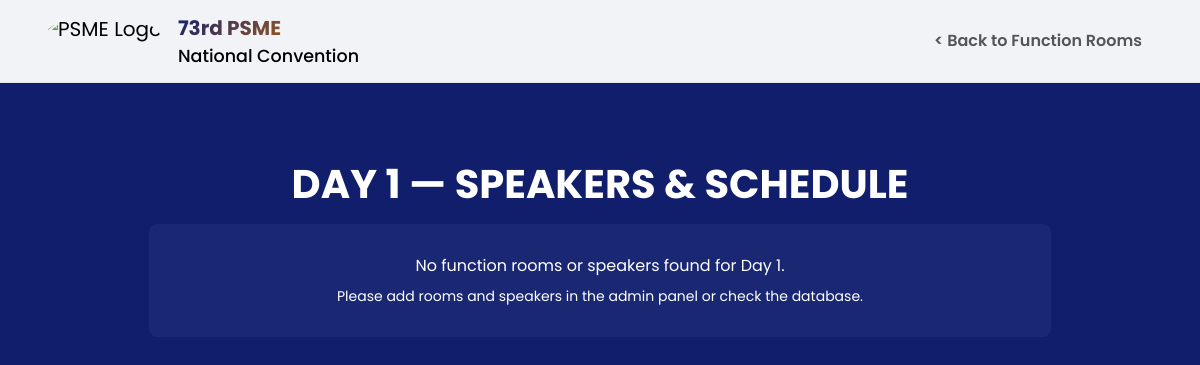
Before: /dashboard/day.php with the older database file.
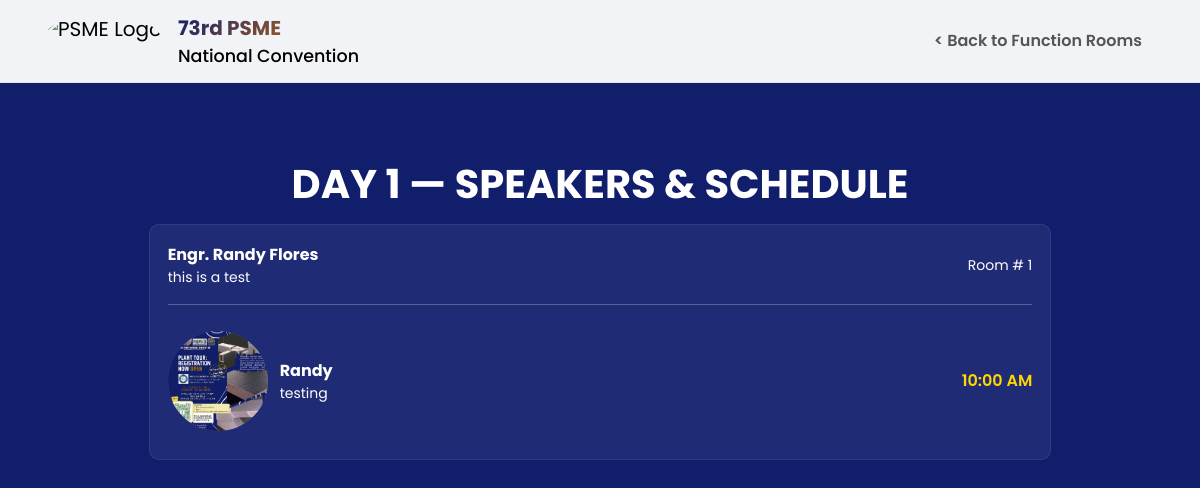
After: the same page with the newer database file.
### tables this page shows
CREATE TABLE `speakers` (
  `id` int(11) NOT NULL,
  `room_id` int(11) DEFAULT NULL,
  `name` varchar(255) NOT NULL,
  `title` varchar(255) DEFAULT NULL,
  `bio` text DEFAULT NULL,
  `start_time` time DEFAULT NULL,
  `end_time` time DEFAULT NULL,
  `photo` varchar(255) DEFAULT NULL,
  `photo_url` varchar(255) DEFAULT NULL,
  `presentation_url` varchar(255) DEFAULT NULL,
  `created_at` datetime NOT NULL DEFAULT current_timestamp()
);

CREATE TABLE `function_rooms` (
  `id` int(11) NOT NULL,
  `day_id` int(11) DEFAULT NULL,
  `name` varchar(150) NOT NULL,
  `label` varchar(150) DEFAULT NULL,
  `room_number` varchar(50) NOT NULL,
  `day_number` int(10) UNSIGNED NOT NULL DEFAULT 1,
  `day_date` date DEFAULT NULL,
  `description` text DEFAULT NULL,
  `location` varchar(150) DEFAULT NULL,
  `capacity` int(11) DEFAULT NULL,
  `is_active` tinyint(1) NOT NULL DEFAULT 1,
  `created_at` datetime NOT NULL DEFAULT current_timestamp()
);

### dashboard/day.php (the view, shortened to what this page needs)
<?php
require_once __DIR__ . '/../db.php';
if (isset($conn) && $conn instanceof mysqli) {
    $db = $conn;
} elseif (isset($mysqli) && $mysqli instanceof mysqli) {
    $db = $mysqli;
} else {
    $db = null;
}
if (!function_exists('asset_url')) {
    function asset_url($path) {
        $path = (string)$path;
        $base = rtrim(dirname(dirname($_SERVER['SCRIPT_NAME'])), '/\\');
        if ($base === '' || $base === '.') $base = '';
        return $base . '/' . ltrim($path, '/');
    }
}
$dayNum = null;
if ($dayNum === null || $dayNum <= 0) {
    $dayNum = 1;
}
$sql = "
    SELECT
      fr.id AS room_id,
      fr.name AS room_name,
      fr.label AS room_label,
      TRIM(fr.room_number) AS room_number,  -- CHANGED: trim for safety
      s.id AS speaker_id,
      s.name AS speaker_name,
      s.title AS speaker_title,
      s.start_time AS speaker_time,
      s.photo_url AS speaker_photo
    FROM function_rooms fr
    LEFT JOIN speakers s ON s.room_id = fr.id
    WHERE fr.day_number = ?
    ORDER BY (fr.room_number + 0) ASC, fr.room_number ASC, COALESCE(s.start_time, '00:00:00') ASC, s.id ASC  -- CHANGED: sort by room_number
";
$stmt = $db->prepare($sql);
$stmt->bind_param('i', $dayNum);
$stmt->execute();
$res = $stmt->get_result();
$rooms = [];
while ($row = $res->fetch_assoc()) {
    $rid = (int)$row['room_id'];
    if (!isset($rooms[$rid])) {
        $roomNumber = isset($row['room_number']) ? trim((string)$row['room_number']) : '';
        $rooms[$rid] = [
            'id' => $rid,
            'name' => $row['room_name'] ?: 'Function Room',
            'label' => $row['room_label'] ?: '',
            'room_number' => $roomNumber,
            'speakers' => []
        ];
    }
    if (!empty($row['speaker_id'])) {
        $rooms[$rid]['speakers'][] = [
            'id'    => (int)$row['speaker_id'],
            'name'  => $row['speaker_name'],
            'title' => $row['speaker_title'],
            'time'  => $row['speaker_time'],
            'photo' => $row['speaker_photo']
        ];
    }
}
if (!function_exists('fmt_time')) {
    function fmt_time($t) {
        $dt = @date_create($t);
        if ($dt) return date_format($dt, 'g:i A');
        return htmlspecialchars((string)$t, ENT_QUOTES | ENT_SUBSTITUTE, 'UTF-8');
    }
}
?>
<!DOCTYPE html>
<html lang="en">
<head>
    <link href="https://cdn.jsdelivr.net/npm/bootstrap@5.3.2/dist/css/bootstrap.min.css" rel="stylesheet">
</head>
<body>
  <nav class="navbar navbar-expand-lg navbar-light shadow-custom fixed-top">
    <div class="container">
      <a class="navbar-brand d-flex align-items-center" href="dashboard.php">
        <img src="../image/natcon.jpg" alt="PSME Logo" class="me-3 rounded-circle" style="height: 55px;">
        <div>
          <span class="fs-5 fw-bold d-block">73rd PSME</span>
          <small class="d-none d-md-block fw-medium">National Convention</small>
        </div>
      </a>
      <div class="collapse navbar-collapse" id="navbarNav">
        <ul class="navbar-nav ms-auto align-items-center">
          <li class="nav-item">
            <a class="nav-link fw-semibold px-3" href="function_rooms.php">< Back to Function Rooms</a>
          </li>
        </ul>
      </div>
    </div>
  </nav>
  <div class="container container-wrap mt-5" id="main">
        <div class="display-6 fw-bold m-3 text-white text-center">DAY <?= htmlspecialchars((string)$dayNum, ENT_QUOTES | ENT_SUBSTITUTE, 'UTF-8') ?> — SPEAKERS & SCHEDULE</div>
        <div class="row g-4 justify-content-center">
            <div class="col-lg-10">
                <?php if (empty($rooms)): ?>
                    <div class="empty-msg text-white">
                        No function rooms or speakers found for Day <?= htmlspecialchars((string)$dayNum, ENT_QUOTES | ENT_SUBSTITUTE, 'UTF-8') ?>.
                        <div class="mt-2 small text-white">Please add rooms and speakers in the admin panel or check the database.</div>
                    </div>
                <?php else: ?>
                    <?php foreach ($rooms as $room): ?>
                        <div class="room-card">
                            <div class="d-flex text-white justify-content-between align-items-center mb-2">
                                <div>
                                    <div class="room-header"><?= htmlspecialchars((string)$room['name'], ENT_QUOTES | ENT_SUBSTITUTE, 'UTF-8') ?></div>
                                    <?php if (!empty($room['label'])): ?>
                                        <div class="text-white small"><?= htmlspecialchars((string)$room['label'], ENT_QUOTES | ENT_SUBSTITUTE, 'UTF-8') ?></div>
                                    <?php endif; ?>
                                </div>
                                <div class="text-white small">
                                  Room # <?= htmlspecialchars((string)($room['room_number'] ?? ''), ENT_QUOTES | ENT_SUBSTITUTE, 'UTF-8') ?>
                                </div>
                            </div>
                            <hr>
                            <div class="mt-2">
                                <?php if (!empty($room['speakers'])): ?>
                                    <?php foreach ($room['speakers'] as $sp): ?>
                                        <?php $speakerId = isset($sp['id']) ? (int)$sp['id'] : 0; ?>
                                        <?php if ($speakerId > 0): ?>
                                        <a class="speaker-item text-white text-reset text-decoration-none" href="speaker_form.php?id=<?= $speakerId ?>">
                                            <div class="speaker-photo">
                                                <?php $photoUrl = !empty($sp['photo']) ? asset_url($sp['photo']) : ''; ?>
                                                <?php if ($photoUrl): ?>
                                                    <img src="<?= htmlspecialchars($photoUrl, ENT_QUOTES | ENT_SUBSTITUTE, 'UTF-8') ?>" alt="">
                                                <?php endif; ?>
                                            </div>
                                            <div class="speaker-meta">
                                                <div style="font-weight:700; color:#fff;"><?= htmlspecialchars((string)$sp['name'], ENT_QUOTES | ENT_SUBSTITUTE, 'UTF-8') ?></div>
                                                <?php if (!empty($sp['title'])): ?>
                                                    <div class="small text-white"><?= htmlspecialchars((string)$sp['title'], ENT_QUOTES | ENT_SUBSTITUTE, 'UTF-8') ?></div>
                                                <?php endif; ?>
                                            </div>
                                            <div class="speaker-time"><?= fmt_time($sp['time']) ?></div>
                                        </a>
                                        <?php endif; ?>
                                    <?php endforeach; ?>
                                <?php else: ?>
                                    <div class="text-white small">No speakers scheduled for this room.</div>
                                <?php endif; ?>
                            </div>
                        </div>
                    <?php endforeach; ?>
                <?php endif; ?>
            </div>
        </div>
    </div>
</body>
</html>

### dashboard/day.php (style rules this page uses)
:root { --primary-color: #111e6c; --primary-dark: #1116ec; --primary-light: #dbeafe; --secondary-color: #e27900ff; --secondary-dark: #ce6e00ff; --success-color: #10b981; --dark-color: #111e6c; --light-gray: #f8fafc; --border-color: #e5e7eb; }
* { font-family: 'Poppins', sans-serif; }
.navbar { backdrop-filter: blur(20px); background: rgba(255, 255, 255, 0.95) !important; border-bottom: 1px solid var(--border-color); }
.navbar-brand span { background: linear-gradient(135deg, var(--primary-color), var(--secondary-color)); -webkit-background-clip: text; -webkit-text-fill-color: transparent; background-clip: text; }
body { background: var(--primary-color); color:#fff; padding-top: 70px; }
#main { position: relative; }
.room-card { background:rgba(255,255,255,0.06); border:1px solid rgba(255,255,255,0.08); padding:18px; border-radius:10px; margin-bottom:16px; }
.room-header { font-weight:700; }
.speaker-item { display:flex; align-items:center; gap:12px; padding:10px 0; border-bottom:1px dashed rgba(255,255,255,0.04); cursor:pointer; }
.speaker-item:last-child { border-bottom:0; }
.speaker-photo { width:100px; height:100px; border-radius:100px; background:#fff3; display:flex; align-items:center; justify-content:center; overflow:hidden; }
.speaker-photo img { width:100%; height:100%; object-fit:cover; display:block; }
.speaker-meta { flex:1; }
.speaker-time { min-width:90px; text-align:right; color:#ffd700; font-weight:600; }
.container-wrap { padding:26px; }
.empty-msg { padding:30px; background:rgba(255,255,255,0.04); border-radius:8px; text-align:center; color:#e6eefc; }

Changed rows visible on the page:
added speakers: room.name "Engr. Randy Flores", room.label "this is a test", room_number "1", photo_url (picture), name "Randy", title "testing", start_time "10:00 AM"
Other visible differences:
$dayNum: "1" → (not shown)
text no longer shown: "No function rooms or speakers found for Day . Please add rooms and speakers in the admin panel or check the database."
